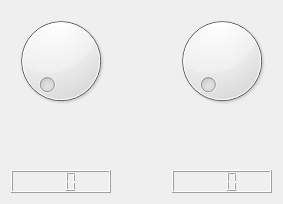
<?xml version="1.0" encoding="UTF-8"?>
<ui version="4.0">
 <class>MainWindow</class>
 <widget class="QMainWindow" name="MainWindow">
  <property name="geometry">
   <rect>
    <x>0</x>
    <y>0</y>
    <width>283</width>
    <height>204</height>
   </rect>
  </property>
  <property name="windowTitle">
   <string>TempConverter</string>
  </property>
  <widget class="QWidget" name="centralWidget">
   <layout class="QHBoxLayout" name="horizontalLayout">
    <item>
     <layout class="QVBoxLayout" name="verticalLayout">
      <item>
       <widget class="QDial" name="dial_c">
        <property name="maximum">
         <number>100</number>
        </property>
       </widget>
      </item>
      <item>
       <spacer name="verticalSpacer">
        <property name="orientation">
         <enum>Qt::Vertical</enum>
        </property>
        <property name="sizeHint" stdset="0">
         <size>
          <width>20</width>
          <height>40</height>
         </size>
        </property>
       </spacer>
      </item>
      <item>
       <widget class="QLCDNumber" name="lcdNumber_c">
        <property name="digitCount">
         <number>3</number>
        </property>
       </widget>
      </item>
     </layout>
    </item>
    <item>
     <spacer name="horizontalSpacer">
      <property name="orientation">
       <enum>Qt::Horizontal</enum>
      </property>
      <property name="sizeHint" stdset="0">
       <size>
        <width>46</width>
        <height>20</height>
       </size>
      </property>
     </spacer>
    </item>
    <item>
     <layout class="QVBoxLayout" name="verticalLayout_2">
      <item>
       <widget class="QDial" name="dial_f">
        <property name="maximum">
         <number>212</number>
        </property>
       </widget>
      </item>
      <item>
       <spacer name="verticalSpacer_2">
        <property name="orientation">
         <enum>Qt::Vertical</enum>
        </property>
        <property name="sizeHint" stdset="0">
         <size>
          <width>20</width>
          <height>40</height>
         </size>
        </property>
       </spacer>
      </item>
      <item>
       <widget class="QLCDNumber" name="lcdNumber_f">
        <property name="digitCount">
         <number>3</number>
        </property>
       </widget>
      </item>
     </layout>
    </item>
   </layout>
  </widget>
 </widget>
 <layoutdefault spacing="6" margin="11"/>
 <resources/>
 <connections/>
</ui>
